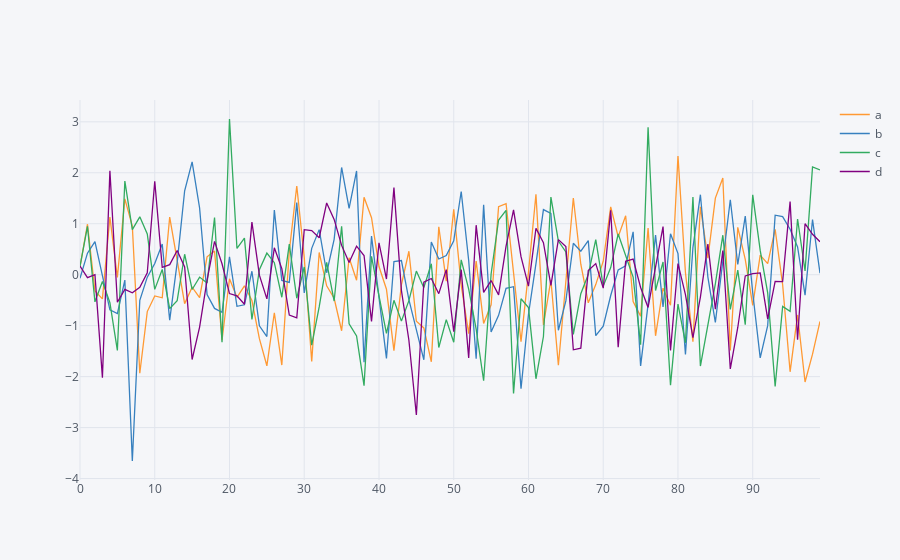

Notebook code cell kept with this figure:
### Code cell
df1.iplot()        #interactive plot
